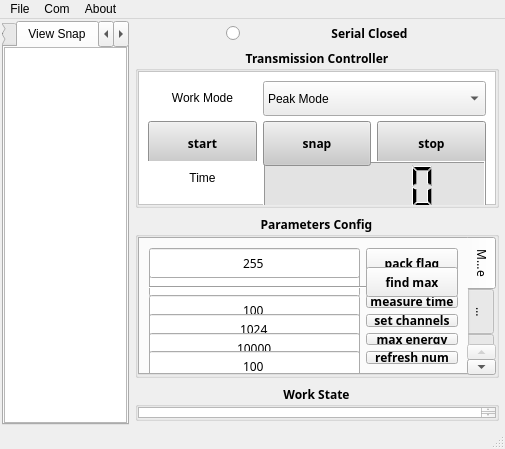
<?xml version="1.0" encoding="UTF-8"?>
<ui version="4.0">
 <class>MainWindow</class>
 <widget class="QMainWindow" name="MainWindow">
  <property name="geometry">
   <rect>
    <x>0</x>
    <y>0</y>
    <width>505</width>
    <height>449</height>
   </rect>
  </property>
  <property name="sizePolicy">
   <sizepolicy hsizetype="Preferred" vsizetype="Preferred">
    <horstretch>0</horstretch>
    <verstretch>0</verstretch>
   </sizepolicy>
  </property>
  <property name="minimumSize">
   <size>
    <width>419</width>
    <height>323</height>
   </size>
  </property>
  <property name="windowTitle">
   <string>MainWindow</string>
  </property>
  <property name="styleSheet">
   <string notr="true"/>
  </property>
  <widget class="QWidget" name="centralwidget">
   <property name="sizePolicy">
    <sizepolicy hsizetype="Preferred" vsizetype="Preferred">
     <horstretch>0</horstretch>
     <verstretch>0</verstretch>
    </sizepolicy>
   </property>
   <layout class="QGridLayout" name="gridLayout" columnstretch="4,0,0,0">
    <property name="leftMargin">
     <number>2</number>
    </property>
    <property name="topMargin">
     <number>2</number>
    </property>
    <property name="rightMargin">
     <number>2</number>
    </property>
    <property name="bottomMargin">
     <number>2</number>
    </property>
    <property name="spacing">
     <number>2</number>
    </property>
    <item row="0" column="2" colspan="2">
     <layout class="QVBoxLayout" name="verticalLayout">
      <property name="spacing">
       <number>6</number>
      </property>
      <property name="sizeConstraint">
       <enum>QLayout::SetDefaultConstraint</enum>
      </property>
      <property name="leftMargin">
       <number>4</number>
      </property>
      <property name="topMargin">
       <number>4</number>
      </property>
      <property name="rightMargin">
       <number>4</number>
      </property>
      <property name="bottomMargin">
       <number>4</number>
      </property>
      <item>
       <layout class="QHBoxLayout" name="horizontalLayout">
        <property name="spacing">
         <number>0</number>
        </property>
        <property name="sizeConstraint">
         <enum>QLayout::SetDefaultConstraint</enum>
        </property>
        <item>
         <widget class="LedIndicator" name="serialLed">
          <property name="sizePolicy">
           <sizepolicy hsizetype="Fixed" vsizetype="Fixed">
            <horstretch>0</horstretch>
            <verstretch>0</verstretch>
           </sizepolicy>
          </property>
          <property name="layoutDirection">
           <enum>Qt::RightToLeft</enum>
          </property>
          <property name="text">
           <string/>
          </property>
         </widget>
        </item>
        <item>
         <widget class="QLabel" name="label">
          <property name="sizePolicy">
           <sizepolicy hsizetype="Fixed" vsizetype="Fixed">
            <horstretch>0</horstretch>
            <verstretch>0</verstretch>
           </sizepolicy>
          </property>
          <property name="font">
           <font>
            <family>Agency FB</family>
            <weight>75</weight>
            <bold>true</bold>
           </font>
          </property>
          <property name="layoutDirection">
           <enum>Qt::RightToLeft</enum>
          </property>
          <property name="text">
           <string>Serial Closed</string>
          </property>
          <property name="alignment">
           <set>Qt::AlignCenter</set>
          </property>
         </widget>
        </item>
       </layout>
      </item>
      <item>
       <widget class="QGroupBox" name="groupBox">
        <property name="enabled">
         <bool>true</bool>
        </property>
        <property name="sizePolicy">
         <sizepolicy hsizetype="Preferred" vsizetype="Fixed">
          <horstretch>0</horstretch>
          <verstretch>0</verstretch>
         </sizepolicy>
        </property>
        <property name="minimumSize">
         <size>
          <width>0</width>
          <height>160</height>
         </size>
        </property>
        <property name="font">
         <font>
          <family>Agency FB</family>
          <weight>75</weight>
          <bold>true</bold>
         </font>
        </property>
        <property name="focusPolicy">
         <enum>Qt::NoFocus</enum>
        </property>
        <property name="acceptDrops">
         <bool>false</bool>
        </property>
        <property name="autoFillBackground">
         <bool>true</bool>
        </property>
        <property name="styleSheet">
         <string notr="true"/>
        </property>
        <property name="title">
         <string>Transmission Controller</string>
        </property>
        <property name="alignment">
         <set>Qt::AlignCenter</set>
        </property>
        <property name="flat">
         <bool>false</bool>
        </property>
        <layout class="QGridLayout" name="gridLayout_2">
         <property name="leftMargin">
          <number>0</number>
         </property>
         <property name="topMargin">
          <number>0</number>
         </property>
         <property name="rightMargin">
          <number>0</number>
         </property>
         <property name="bottomMargin">
          <number>0</number>
         </property>
         <item row="4" column="2">
          <widget class="QFrame" name="frame">
           <property name="styleSheet">
            <string notr="true">background-color: rgb(255, 255, 255);</string>
           </property>
           <property name="frameShape">
            <enum>QFrame::StyledPanel</enum>
           </property>
           <property name="frameShadow">
            <enum>QFrame::Raised</enum>
           </property>
           <layout class="QGridLayout" name="gridLayout_10">
            <item row="1" column="0">
             <widget class="QPushButton" name="pbStart">
              <property name="sizePolicy">
               <sizepolicy hsizetype="Minimum" vsizetype="Minimum">
                <horstretch>0</horstretch>
                <verstretch>0</verstretch>
               </sizepolicy>
              </property>
              <property name="minimumSize">
               <size>
                <width>40</width>
                <height>45</height>
               </size>
              </property>
              <property name="font">
               <font>
                <family>Agency FB</family>
                <weight>75</weight>
                <bold>true</bold>
               </font>
              </property>
              <property name="acceptDrops">
               <bool>false</bool>
              </property>
              <property name="styleSheet">
               <string notr="true">background-color: rgb(201, 201, 201);</string>
              </property>
              <property name="text">
               <string>start</string>
              </property>
              <property name="flat">
               <bool>false</bool>
              </property>
             </widget>
            </item>
            <item row="1" column="2">
             <widget class="QPushButton" name="pbStop">
              <property name="sizePolicy">
               <sizepolicy hsizetype="Minimum" vsizetype="Minimum">
                <horstretch>0</horstretch>
                <verstretch>0</verstretch>
               </sizepolicy>
              </property>
              <property name="minimumSize">
               <size>
                <width>40</width>
                <height>45</height>
               </size>
              </property>
              <property name="font">
               <font>
                <family>Agency FB</family>
                <weight>75</weight>
                <bold>true</bold>
               </font>
              </property>
              <property name="styleSheet">
               <string notr="true">background-color: rgb(201, 201, 201);</string>
              </property>
              <property name="text">
               <string>stop</string>
              </property>
             </widget>
            </item>
            <item row="3" column="1" colspan="2">
             <widget class="QLCDNumber" name="timeLCD">
              <property name="sizePolicy">
               <sizepolicy hsizetype="Minimum" vsizetype="Fixed">
                <horstretch>0</horstretch>
                <verstretch>0</verstretch>
               </sizepolicy>
              </property>
              <property name="minimumSize">
               <size>
                <width>60</width>
                <height>50</height>
               </size>
              </property>
              <property name="styleSheet">
               <string notr="true">background-color: rgb(227, 227, 227);</string>
              </property>
              <property name="frameShadow">
               <enum>QFrame::Raised</enum>
              </property>
             </widget>
            </item>
            <item row="3" column="0">
             <widget class="QLabel" name="label_2">
              <property name="autoFillBackground">
               <bool>false</bool>
              </property>
              <property name="frameShadow">
               <enum>QFrame::Raised</enum>
              </property>
              <property name="text">
               <string>Time</string>
              </property>
              <property name="alignment">
               <set>Qt::AlignCenter</set>
              </property>
             </widget>
            </item>
            <item row="1" column="1">
             <widget class="QPushButton" name="pbSnap">
              <property name="sizePolicy">
               <sizepolicy hsizetype="Minimum" vsizetype="Minimum">
                <horstretch>0</horstretch>
                <verstretch>0</verstretch>
               </sizepolicy>
              </property>
              <property name="minimumSize">
               <size>
                <width>40</width>
                <height>45</height>
               </size>
              </property>
              <property name="font">
               <font>
                <family>Agency FB</family>
                <weight>75</weight>
                <bold>true</bold>
               </font>
              </property>
              <property name="styleSheet">
               <string notr="true">background-color: rgb(201, 201, 201);</string>
              </property>
              <property name="text">
               <string>snap</string>
              </property>
              <property name="flat">
               <bool>false</bool>
              </property>
             </widget>
            </item>
            <item row="0" column="0">
             <widget class="QLabel" name="label_3">
              <property name="text">
               <string>Work Mode</string>
              </property>
              <property name="alignment">
               <set>Qt::AlignCenter</set>
              </property>
             </widget>
            </item>
            <item row="0" column="1" colspan="2">
             <widget class="QComboBox" name="modCB">
              <property name="minimumSize">
               <size>
                <width>0</width>
                <height>35</height>
               </size>
              </property>
              <property name="styleSheet">
               <string notr="true">color: rgb(0, 0, 0);
background-color: rgb(237, 237, 237);</string>
              </property>
              <item>
               <property name="text">
                <string>Peak Mode</string>
               </property>
              </item>
              <item>
               <property name="text">
                <string>Direct Mode</string>
               </property>
              </item>
             </widget>
            </item>
           </layout>
          </widget>
         </item>
        </layout>
       </widget>
      </item>
      <item>
       <widget class="QGroupBox" name="groupBox_3">
        <property name="font">
         <font>
          <family>Agency FB</family>
          <weight>75</weight>
          <bold>true</bold>
         </font>
        </property>
        <property name="title">
         <string>Parameters Config</string>
        </property>
        <property name="alignment">
         <set>Qt::AlignCenter</set>
        </property>
        <layout class="QGridLayout" name="gridLayout_8">
         <property name="leftMargin">
          <number>0</number>
         </property>
         <property name="topMargin">
          <number>0</number>
         </property>
         <property name="rightMargin">
          <number>0</number>
         </property>
         <property name="bottomMargin">
          <number>0</number>
         </property>
         <property name="spacing">
          <number>0</number>
         </property>
         <item row="0" column="0">
          <widget class="QTabWidget" name="tabWidget">
           <property name="sizePolicy">
            <sizepolicy hsizetype="Fixed" vsizetype="Fixed">
             <horstretch>0</horstretch>
             <verstretch>0</verstretch>
            </sizepolicy>
           </property>
           <property name="minimumSize">
            <size>
             <width>0</width>
             <height>100</height>
            </size>
           </property>
           <property name="font">
            <font>
             <family>Agency FB</family>
             <weight>50</weight>
             <bold>false</bold>
            </font>
           </property>
           <property name="tabPosition">
            <enum>QTabWidget::East</enum>
           </property>
           <property name="currentIndex">
            <number>0</number>
           </property>
           <property name="elideMode">
            <enum>Qt::ElideMiddle</enum>
           </property>
           <property name="tabBarAutoHide">
            <bool>false</bool>
           </property>
           <widget class="QWidget" name="measure">
            <attribute name="title">
             <string>Measure</string>
            </attribute>
            <layout class="QGridLayout" name="gridLayout_9">
             <item row="0" column="2">
              <widget class="QPushButton" name="packFlagPB">
               <property name="minimumSize">
                <size>
                 <width>60</width>
                 <height>30</height>
                </size>
               </property>
               <property name="font">
                <font>
                 <family>Agency FB</family>
                 <weight>75</weight>
                 <bold>true</bold>
                </font>
               </property>
               <property name="styleSheet">
                <string notr="true"/>
               </property>
               <property name="text">
                <string>pack flag</string>
               </property>
              </widget>
             </item>
             <item row="1" column="1">
              <widget class="QLineEdit" name="fdMaxLE">
               <property name="minimumSize">
                <size>
                 <width>0</width>
                 <height>30</height>
                </size>
               </property>
               <property name="alignment">
                <set>Qt::AlignCenter</set>
               </property>
              </widget>
             </item>
             <item row="3" column="2">
              <widget class="QPushButton" name="setTimePB">
               <property name="font">
                <font>
                 <family>Agency FB</family>
                 <weight>75</weight>
                 <bold>true</bold>
                </font>
               </property>
               <property name="text">
                <string>measure time</string>
               </property>
              </widget>
             </item>
             <item row="0" column="1">
              <widget class="QLineEdit" name="packFlagLE">
               <property name="minimumSize">
                <size>
                 <width>0</width>
                 <height>30</height>
                </size>
               </property>
               <property name="font">
                <font>
                 <family>Agency FB</family>
                 <weight>50</weight>
                 <bold>false</bold>
                </font>
               </property>
               <property name="text">
                <string>255</string>
               </property>
               <property name="alignment">
                <set>Qt::AlignCenter</set>
               </property>
              </widget>
             </item>
             <item row="2" column="1" colspan="2">
              <widget class="Line" name="line">
               <property name="orientation">
                <enum>Qt::Horizontal</enum>
               </property>
              </widget>
             </item>
             <item row="1" column="2">
              <widget class="QPushButton" name="fdMaxPB">
               <property name="minimumSize">
                <size>
                 <width>60</width>
                 <height>30</height>
                </size>
               </property>
               <property name="font">
                <font>
                 <family>Agency FB</family>
                 <weight>75</weight>
                 <bold>true</bold>
                </font>
               </property>
               <property name="styleSheet">
                <string notr="true"/>
               </property>
               <property name="text">
                <string>find max</string>
               </property>
              </widget>
             </item>
             <item row="5" column="2">
              <widget class="QPushButton" name="setMaxEPB">
               <property name="font">
                <font>
                 <family>Agency FB</family>
                 <weight>75</weight>
                 <bold>true</bold>
                </font>
               </property>
               <property name="text">
                <string>max energy</string>
               </property>
              </widget>
             </item>
             <item row="7" column="2">
              <widget class="QPushButton" name="setRefNumPB">
               <property name="font">
                <font>
                 <family>Agency FB</family>
                 <weight>75</weight>
                 <bold>true</bold>
                </font>
               </property>
               <property name="text">
                <string>refresh num</string>
               </property>
              </widget>
             </item>
             <item row="4" column="2">
              <widget class="QPushButton" name="setChPB">
               <property name="font">
                <font>
                 <family>Agency FB</family>
                 <weight>75</weight>
                 <bold>true</bold>
                </font>
               </property>
               <property name="text">
                <string>set channels</string>
               </property>
              </widget>
             </item>
             <item row="3" column="1">
              <widget class="QLineEdit" name="measTimeLE">
               <property name="minimumSize">
                <size>
                 <width>0</width>
                 <height>30</height>
                </size>
               </property>
               <property name="text">
                <string>100</string>
               </property>
               <property name="alignment">
                <set>Qt::AlignCenter</set>
               </property>
              </widget>
             </item>
             <item row="4" column="1">
              <widget class="QLineEdit" name="chNumLE">
               <property name="minimumSize">
                <size>
                 <width>0</width>
                 <height>30</height>
                </size>
               </property>
               <property name="text">
                <string>1024</string>
               </property>
               <property name="alignment">
                <set>Qt::AlignCenter</set>
               </property>
              </widget>
             </item>
             <item row="5" column="1">
              <widget class="QLineEdit" name="maxELE">
               <property name="minimumSize">
                <size>
                 <width>0</width>
                 <height>30</height>
                </size>
               </property>
               <property name="text">
                <string>10000</string>
               </property>
               <property name="alignment">
                <set>Qt::AlignCenter</set>
               </property>
              </widget>
             </item>
             <item row="7" column="1">
              <widget class="QLineEdit" name="refNumLE">
               <property name="minimumSize">
                <size>
                 <width>0</width>
                 <height>30</height>
                </size>
               </property>
               <property name="text">
                <string>100</string>
               </property>
               <property name="alignment">
                <set>Qt::AlignCenter</set>
               </property>
              </widget>
             </item>
            </layout>
           </widget>
           <widget class="QWidget" name="tabFit">
            <attribute name="title">
             <string>Fit Opts</string>
            </attribute>
            <layout class="QGridLayout" name="gridLayout_11">
             <property name="leftMargin">
              <number>6</number>
             </property>
             <property name="topMargin">
              <number>6</number>
             </property>
             <property name="rightMargin">
              <number>6</number>
             </property>
             <property name="bottomMargin">
              <number>6</number>
             </property>
             <item row="0" column="1" colspan="2">
              <widget class="QComboBox" name="dropFitType">
               <property name="sizePolicy">
                <sizepolicy hsizetype="Ignored" vsizetype="Fixed">
                 <horstretch>0</horstretch>
                 <verstretch>0</verstretch>
                </sizepolicy>
               </property>
               <property name="minimumSize">
                <size>
                 <width>60</width>
                 <height>35</height>
                </size>
               </property>
               <item>
                <property name="text">
                 <string>Gaussian</string>
                </property>
               </item>
               <item>
                <property name="text">
                 <string>Polynomial</string>
                </property>
               </item>
               <item>
                <property name="text">
                 <string>Exponential</string>
                </property>
               </item>
               <item>
                <property name="text">
                 <string>Power</string>
                </property>
               </item>
               <item>
                <property name="text">
                 <string>Interpolant</string>
                </property>
               </item>
              </widget>
             </item>
             <item row="4" column="1" colspan="2">
              <widget class="QPushButton" name="pbFitCurve">
               <property name="minimumSize">
                <size>
                 <width>60</width>
                 <height>35</height>
                </size>
               </property>
               <property name="font">
                <font>
                 <family>Agency FB</family>
                 <weight>75</weight>
                 <bold>true</bold>
                </font>
               </property>
               <property name="text">
                <string>FitCurve</string>
               </property>
              </widget>
             </item>
             <item row="2" column="1" colspan="2">
              <layout class="QGridLayout" name="gridLayout_7" columnstretch="0,0,0" rowminimumheight="0,0,0">
               <item row="0" column="0">
                <widget class="QLabel" name="label_6">
                 <property name="sizePolicy">
                  <sizepolicy hsizetype="Preferred" vsizetype="Fixed">
                   <horstretch>0</horstretch>
                   <verstretch>0</verstretch>
                  </sizepolicy>
                 </property>
                 <property name="text">
                  <string>Method</string>
                 </property>
                 <property name="alignment">
                  <set>Qt::AlignCenter</set>
                 </property>
                </widget>
               </item>
               <item row="0" column="1" colspan="2">
                <widget class="QComboBox" name="dropMethod">
                 <property name="sizePolicy">
                  <sizepolicy hsizetype="Ignored" vsizetype="Fixed">
                   <horstretch>0</horstretch>
                   <verstretch>0</verstretch>
                  </sizepolicy>
                 </property>
                 <property name="minimumSize">
                  <size>
                   <width>60</width>
                   <height>35</height>
                  </size>
                 </property>
                </widget>
               </item>
               <item row="1" column="1" colspan="2">
                <widget class="QTextBrowser" name="tbEquation">
                 <property name="sizePolicy">
                  <sizepolicy hsizetype="Minimum" vsizetype="Fixed">
                   <horstretch>0</horstretch>
                   <verstretch>0</verstretch>
                  </sizepolicy>
                 </property>
                 <property name="minimumSize">
                  <size>
                   <width>0</width>
                   <height>40</height>
                  </size>
                 </property>
                 <property name="maximumSize">
                  <size>
                   <width>16777215</width>
                   <height>120</height>
                  </size>
                 </property>
                 <property name="font">
                  <font>
                   <family>幼圆</family>
                   <weight>50</weight>
                   <bold>false</bold>
                  </font>
                 </property>
                 <property name="readOnly">
                  <bool>true</bool>
                 </property>
                </widget>
               </item>
               <item row="1" column="0" rowspan="2">
                <widget class="QLabel" name="label_7">
                 <property name="sizePolicy">
                  <sizepolicy hsizetype="Preferred" vsizetype="Ignored">
                   <horstretch>0</horstretch>
                   <verstretch>0</verstretch>
                  </sizepolicy>
                 </property>
                 <property name="text">
                  <string>Eqaution</string>
                 </property>
                 <property name="alignment">
                  <set>Qt::AlignCenter</set>
                 </property>
                </widget>
               </item>
               <item row="2" column="2">
                <widget class="QCheckBox" name="caliEqCKB">
                 <property name="enabled">
                  <bool>false</bool>
                 </property>
                 <property name="layoutDirection">
                  <enum>Qt::RightToLeft</enum>
                 </property>
                 <property name="text">
                  <string>apply to cali</string>
                 </property>
                </widget>
               </item>
              </layout>
             </item>
            </layout>
           </widget>
           <widget class="QWidget" name="tabCali">
            <attribute name="title">
             <string>Cali Opts</string>
            </attribute>
            <layout class="QGridLayout" name="gridLayout_12">
             <property name="leftMargin">
              <number>6</number>
             </property>
             <property name="topMargin">
              <number>6</number>
             </property>
             <property name="rightMargin">
              <number>6</number>
             </property>
             <property name="bottomMargin">
              <number>6</number>
             </property>
             <item row="1" column="0">
              <widget class="QPushButton" name="pbDel">
               <property name="minimumSize">
                <size>
                 <width>0</width>
                 <height>35</height>
                </size>
               </property>
               <property name="text">
                <string>Del (-)</string>
               </property>
              </widget>
             </item>
             <item row="1" column="1">
              <widget class="QPushButton" name="pbAdd">
               <property name="minimumSize">
                <size>
                 <width>0</width>
                 <height>35</height>
                </size>
               </property>
               <property name="text">
                <string>Add (+)</string>
               </property>
              </widget>
             </item>
             <item row="0" column="0" colspan="2">
              <widget class="QTableWidget" name="tableCali">
               <property name="sizePolicy">
                <sizepolicy hsizetype="Preferred" vsizetype="Ignored">
                 <horstretch>0</horstretch>
                 <verstretch>0</verstretch>
                </sizepolicy>
               </property>
               <property name="autoFillBackground">
                <bool>false</bool>
               </property>
               <property name="frameShape">
                <enum>QFrame::StyledPanel</enum>
               </property>
               <property name="sizeAdjustPolicy">
                <enum>QAbstractScrollArea::AdjustIgnored</enum>
               </property>
               <property name="textElideMode">
                <enum>Qt::ElideMiddle</enum>
               </property>
               <attribute name="horizontalHeaderStretchLastSection">
                <bool>true</bool>
               </attribute>
               <attribute name="verticalHeaderStretchLastSection">
                <bool>true</bool>
               </attribute>
               <row>
                <property name="text">
                 <string>1</string>
                </property>
               </row>
               <row>
                <property name="text">
                 <string>2</string>
                </property>
               </row>
               <row>
                <property name="text">
                 <string>3</string>
                </property>
               </row>
               <column>
                <property name="text">
                 <string>Peak</string>
                </property>
               </column>
               <column>
                <property name="text">
                 <string>Channel</string>
                </property>
               </column>
              </widget>
             </item>
             <item row="2" column="0" colspan="2">
              <widget class="QPushButton" name="pbCaliSubmit">
               <property name="minimumSize">
                <size>
                 <width>0</width>
                 <height>35</height>
                </size>
               </property>
               <property name="font">
                <font>
                 <family>Agency FB</family>
                 <weight>75</weight>
                 <bold>true</bold>
                </font>
               </property>
               <property name="text">
                <string>Submit</string>
               </property>
              </widget>
             </item>
             <item row="3" column="0" colspan="2">
              <widget class="QPushButton" name="pbCaliApply">
               <property name="minimumSize">
                <size>
                 <width>0</width>
                 <height>35</height>
                </size>
               </property>
               <property name="font">
                <font>
                 <family>Agency FB</family>
                 <weight>75</weight>
                 <bold>true</bold>
                </font>
               </property>
               <property name="text">
                <string>Apply</string>
               </property>
              </widget>
             </item>
            </layout>
           </widget>
           <widget class="QWidget" name="tab_2">
            <attribute name="title">
             <string>Plot Opts</string>
            </attribute>
            <layout class="QFormLayout" name="formLayout">
             <item row="0" column="0">
              <widget class="QLabel" name="label_4">
               <property name="font">
                <font>
                 <family>Agency FB</family>
                 <weight>75</weight>
                 <bold>true</bold>
                </font>
               </property>
               <property name="text">
                <string>text</string>
               </property>
              </widget>
             </item>
             <item row="0" column="1">
              <widget class="QLineEdit" name="titleLE">
               <property name="minimumSize">
                <size>
                 <width>0</width>
                 <height>30</height>
                </size>
               </property>
               <property name="placeholderText">
                <string>title</string>
               </property>
              </widget>
             </item>
             <item row="1" column="1">
              <widget class="QLineEdit" name="axisxLE">
               <property name="minimumSize">
                <size>
                 <width>0</width>
                 <height>30</height>
                </size>
               </property>
               <property name="placeholderText">
                <string>x axis label</string>
               </property>
              </widget>
             </item>
             <item row="2" column="1">
              <widget class="QLineEdit" name="axisyLE">
               <property name="minimumSize">
                <size>
                 <width>0</width>
                 <height>30</height>
                </size>
               </property>
               <property name="placeholderText">
                <string>y axis label</string>
               </property>
              </widget>
             </item>
             <item row="3" column="1">
              <widget class="QCheckBox" name="textCKB">
               <property name="font">
                <font>
                 <family>Agency FB</family>
                 <weight>75</weight>
                 <bold>true</bold>
                </font>
               </property>
               <property name="layoutDirection">
                <enum>Qt::RightToLeft</enum>
               </property>
               <property name="text">
                <string>add</string>
               </property>
              </widget>
             </item>
             <item row="4" column="0">
              <widget class="QLabel" name="label_5">
               <property name="font">
                <font>
                 <family>Agency FB</family>
                 <weight>75</weight>
                 <bold>true</bold>
                </font>
               </property>
               <property name="text">
                <string>legend</string>
               </property>
              </widget>
             </item>
             <item row="4" column="1">
              <widget class="QLineEdit" name="legendLE1">
               <property name="minimumSize">
                <size>
                 <width>0</width>
                 <height>30</height>
                </size>
               </property>
               <property name="placeholderText">
                <string>fit data legend</string>
               </property>
              </widget>
             </item>
             <item row="5" column="1">
              <widget class="QLineEdit" name="legendLE2">
               <property name="minimumSize">
                <size>
                 <width>0</width>
                 <height>30</height>
                </size>
               </property>
               <property name="placeholderText">
                <string>origion data legend</string>
               </property>
              </widget>
             </item>
             <item row="6" column="1">
              <widget class="QCheckBox" name="legendCKB">
               <property name="font">
                <font>
                 <family>Agency FB</family>
                 <weight>75</weight>
                 <bold>true</bold>
                </font>
               </property>
               <property name="layoutDirection">
                <enum>Qt::RightToLeft</enum>
               </property>
               <property name="text">
                <string>add</string>
               </property>
              </widget>
             </item>
            </layout>
           </widget>
          </widget>
         </item>
        </layout>
       </widget>
      </item>
      <item>
       <widget class="QGroupBox" name="groupBox_2">
        <property name="font">
         <font>
          <family>Agency FB</family>
          <weight>75</weight>
          <bold>true</bold>
         </font>
        </property>
        <property name="title">
         <string>Work State</string>
        </property>
        <property name="alignment">
         <set>Qt::AlignCenter</set>
        </property>
        <layout class="QGridLayout" name="gridLayout_3">
         <property name="leftMargin">
          <number>0</number>
         </property>
         <property name="topMargin">
          <number>0</number>
         </property>
         <property name="rightMargin">
          <number>0</number>
         </property>
         <property name="bottomMargin">
          <number>0</number>
         </property>
         <item row="0" column="0">
          <widget class="QTextBrowser" name="tbStates">
           <property name="sizePolicy">
            <sizepolicy hsizetype="Ignored" vsizetype="Ignored">
             <horstretch>0</horstretch>
             <verstretch>0</verstretch>
            </sizepolicy>
           </property>
          </widget>
         </item>
        </layout>
       </widget>
      </item>
     </layout>
    </item>
    <item row="0" column="0">
     <widget class="QTabWidget" name="plotTabWidget">
      <property name="currentIndex">
       <number>1</number>
      </property>
      <widget class="QWidget" name="tabSpecView">
       <attribute name="title">
        <string>View Spec</string>
       </attribute>
       <layout class="QGridLayout" name="gridLayout_4">
        <property name="leftMargin">
         <number>0</number>
        </property>
        <property name="topMargin">
         <number>0</number>
        </property>
        <property name="rightMargin">
         <number>0</number>
        </property>
        <property name="bottomMargin">
         <number>0</number>
        </property>
        <item row="0" column="0">
         <widget class="PlotWidget" name="specPlot"/>
        </item>
       </layout>
      </widget>
      <widget class="QWidget" name="tabSnapView">
       <attribute name="title">
        <string>View Snap</string>
       </attribute>
       <layout class="QGridLayout" name="gridLayout_6">
        <property name="leftMargin">
         <number>0</number>
        </property>
        <property name="topMargin">
         <number>0</number>
        </property>
        <property name="rightMargin">
         <number>0</number>
        </property>
        <property name="bottomMargin">
         <number>0</number>
        </property>
        <item row="0" column="0">
         <widget class="PlotWidget" name="snapPlot"/>
        </item>
       </layout>
      </widget>
      <widget class="QWidget" name="tabCaliView">
       <attribute name="title">
        <string>View Cali</string>
       </attribute>
       <layout class="QGridLayout" name="gridLayout_5">
        <property name="leftMargin">
         <number>0</number>
        </property>
        <property name="topMargin">
         <number>0</number>
        </property>
        <property name="rightMargin">
         <number>0</number>
        </property>
        <property name="bottomMargin">
         <number>0</number>
        </property>
        <item row="0" column="0">
         <widget class="PlotWidget" name="caliPlot"/>
        </item>
       </layout>
      </widget>
     </widget>
    </item>
   </layout>
  </widget>
  <widget class="QMenuBar" name="menubar">
   <property name="geometry">
    <rect>
     <x>0</x>
     <y>0</y>
     <width>505</width>
     <height>18</height>
    </rect>
   </property>
   <property name="defaultUp">
    <bool>false</bool>
   </property>
   <widget class="QMenu" name="menuFile">
    <property name="title">
     <string>File</string>
    </property>
    <addaction name="actionInput"/>
   </widget>
   <widget class="QMenu" name="menuCom">
    <property name="title">
     <string>Com</string>
    </property>
    <addaction name="actionSerial"/>
   </widget>
   <widget class="QMenu" name="menuAbout">
    <property name="title">
     <string>About</string>
    </property>
    <addaction name="actionHelp"/>
    <addaction name="separator"/>
    <addaction name="actionProject"/>
   </widget>
   <addaction name="menuFile"/>
   <addaction name="menuCom"/>
   <addaction name="menuAbout"/>
  </widget>
  <widget class="QStatusBar" name="statusbar"/>
  <action name="actionInput">
   <property name="text">
    <string>Input</string>
   </property>
  </action>
  <action name="actionOutPut">
   <property name="text">
    <string>OutPut</string>
   </property>
  </action>
  <action name="actionHelp">
   <property name="text">
    <string>Help</string>
   </property>
  </action>
  <action name="actionProject">
   <property name="text">
    <string>Project</string>
   </property>
  </action>
  <action name="actionSerial">
   <property name="text">
    <string>Serial Port</string>
   </property>
  </action>
  <action name="actionGeneral">
   <property name="text">
    <string>General</string>
   </property>
  </action>
  <action name="actionAppearance">
   <property name="text">
    <string>Appearance</string>
   </property>
  </action>
  <action name="actionDataFormat">
   <property name="text">
    <string>DataFormat</string>
   </property>
  </action>
  <action name="actionLocal">
   <property name="checkable">
    <bool>true</bool>
   </property>
   <property name="text">
    <string>Local</string>
   </property>
  </action>
  <action name="actionSpec">
   <property name="checkable">
    <bool>true</bool>
   </property>
   <property name="text">
    <string>Spec</string>
   </property>
  </action>
  <action name="actionPeak">
   <property name="checkable">
    <bool>true</bool>
   </property>
   <property name="text">
    <string>Peak</string>
   </property>
  </action>
 </widget>
 <customwidgets>
  <customwidget>
   <class>LedIndicator</class>
   <extends>QRadioButton</extends>
   <header>LedIndicatorWidget.h</header>
  </customwidget>
  <customwidget>
   <class>PlotWidget</class>
   <extends>QGraphicsView</extends>
   <header>pyqtgraph.h</header>
  </customwidget>
 </customwidgets>
 <resources/>
 <connections/>
</ui>
